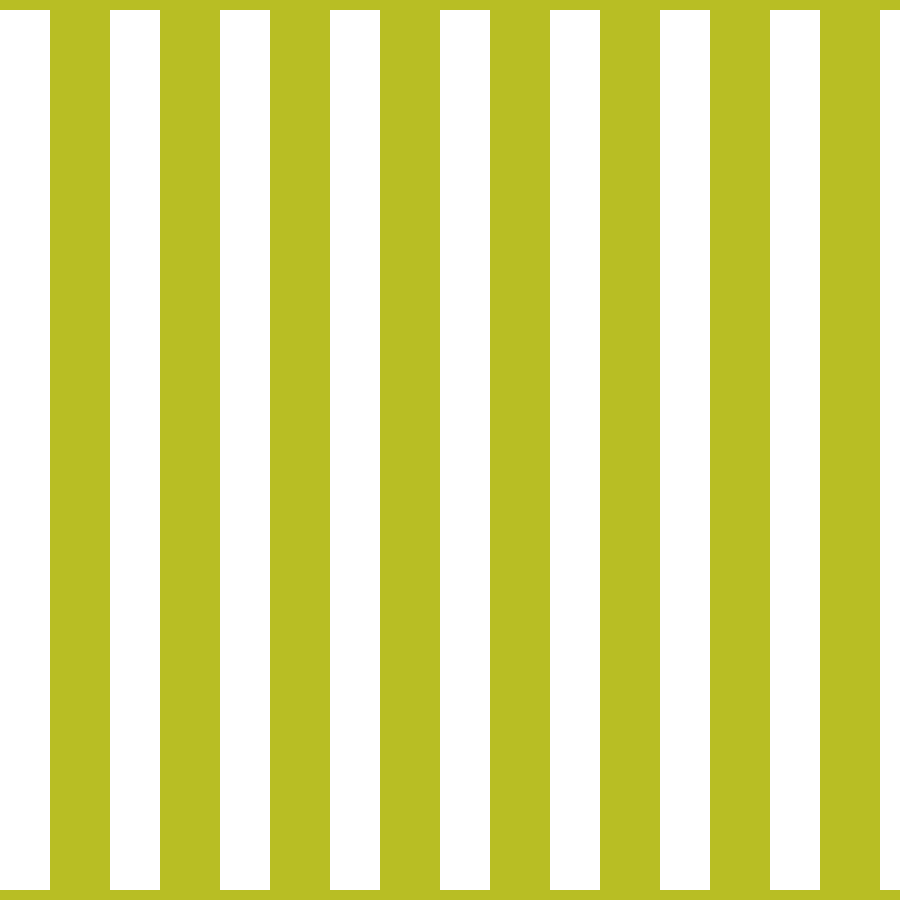
Frame 1 (no input)
Frame 60 (no input): identical to frame 1, image omitted
Frame 120 (the mouse pressed at the canvas centre since frame 60): identical to frame 1, image omitted

The p5.js sketch that drew this single still picture (run headless with seeded random() and noise() and a simulated clock; from frame 60 on, the mouse is pressed at the canvas centre):

// p5.js sketch
// ── sketch.js
let accent = "#B8BE24"; // nice green color

function setup() {
  createCanvas(900, 900);
  noCursor();
  noStroke();
}

function draw() {

  background(accent);
  fill("white");

  for (let i = 0; i < 10; i++) {

    rect(i * 110, 10, 50, 880);

  }
}
